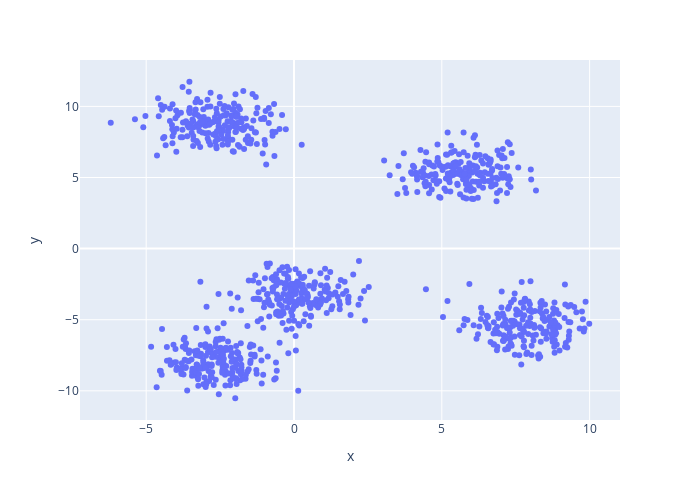

Source (notebook cell):
### Code cell
fig = px.scatter ( x = X[:,0], y = X[:,1], width = 700, height = 500 )
fig.show()

### Figure 1 — Plotly figure (JSON) as saved in the notebook; plotly's stock layout.template omitted (floating-point values rounded to 4 significant figures; data arrays with more than 128 entries replaced by an {"elided": "..."} marker saying what was removed)
{"data": [{"hovertemplate": "x=%{x}<br>y=%{y}<extra></extra>", "legendgroup": "", "marker": {"color": "#636efa", "symbol": "circle"}, "mode": "markers", "name": "", "orientation": "v", "showlegend": false, "type": "scatter", "x": {"elided": "1000 float values"}, "xaxis": "x", "y": {"elided": "1000 float values"}, "yaxis": "y"}], "layout": {"height": 500, "legend": {"tracegroupgap": 0}, "margin": {"t": 60}, "width": 700, "xaxis": {"anchor": "y", "domain": [0, 1], "title": {"text": "x"}}, "yaxis": {"anchor": "x", "domain": [0, 1], "title": {"text": "y"}}}}
